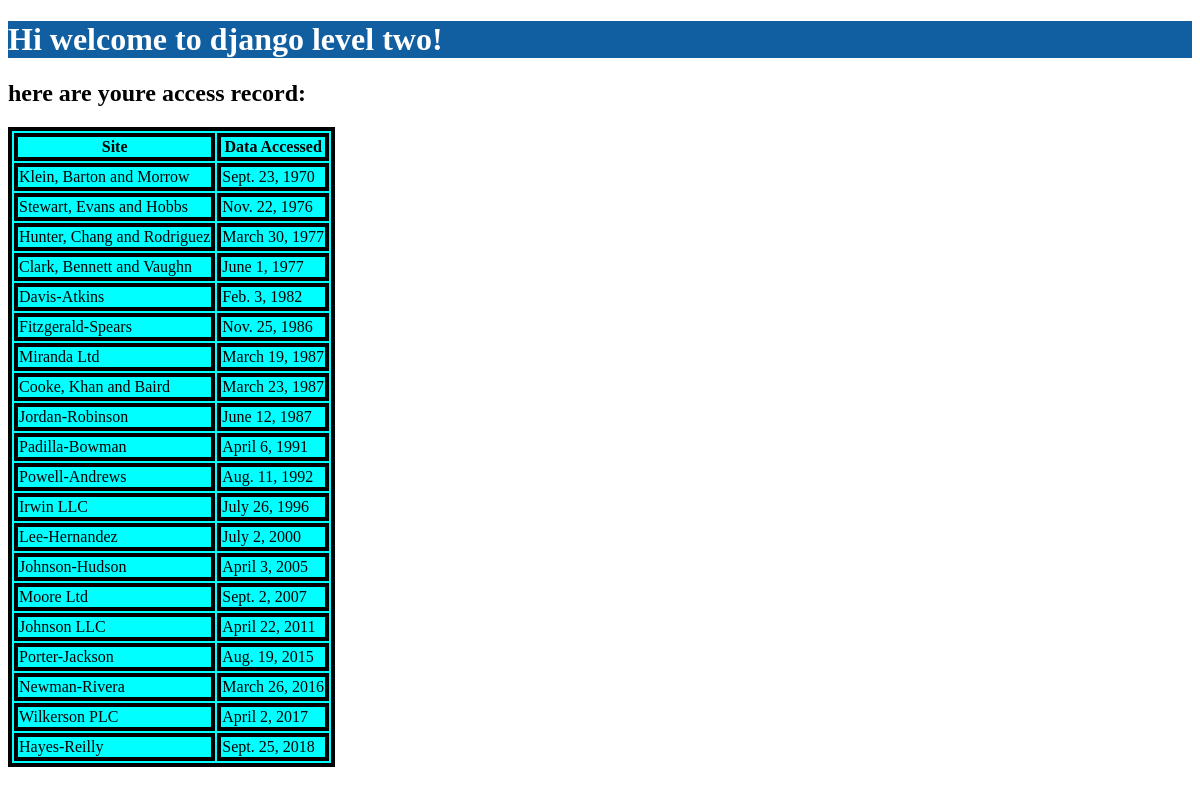
The page / on the database its author committed.
### first_app/models.py (models this page shows, shortened)
class AccessRecord(models.Model):
    name = models.ForeignKey('first_app.Webpage', on_delete=models.CASCADE)
    date = models.DateField()

class Webpage(models.Model):
    topic = models.ForeignKey('first_app.Topic', on_delete=models.CASCADE)
    name = models.CharField(max_length=264, unique=True)
    url = models.URLField(unique=True)
    def __str__(self):
        return self.name

### first_app/views.py (the view)
# urls.py: path('',views.index)
def index(request):
    webpages_list = AccessRecord.objects.order_by('date')
    date_dict = {'access_records': webpages_list}
    return render(request, 'first_app/index.html', context=date_dict)

### templates/first_app/index.html (shortened to what this page needs)
<!DOCTYPE html>
<html lang="en">
    {% load static %}
<head>
    <link rel="stylesheet" href="{% static 'css/mystyl.css' %}">
</head>
<body>
    <h1>Hi welcome to django level two!</h1>
    <h2>here are youre access record:</h2>
    <div class="djangotwo">
        {% if access_records %}
        <table id='m'>
            <tr>
                <th>Site</th>
                <th>Data Accessed</th>
            </tr>
        {% for acc in access_records %}
        <tr>
            <td>{{acc.name}}</td>
            <td>{{ acc.date}}</td>
        </tr>
        {% endfor %}
        </table>
        {% else %}
        <p>No Aceess record found</p>
        {% endif %}
    </div>
</body>
</html>

### static/css/mystyl.css (style rules this page uses)
h1 { color:white; background-color: rgb(17, 94, 161); border-radius: 8px solid black; }
#m { border: 4px solid black; background-color: aqua; }
td,tr,th { border: 4px solid black; }

### rows shown on the page
AccessRecord: name "Klein, Barton and Morrow", date "Sept. 23, 1970"
AccessRecord: name "Stewart, Evans and Hobbs", date "Nov. 22, 1976"
AccessRecord: name "Hunter, Chang and Rodriguez", date "March 30, 1977"
AccessRecord: name "Clark, Bennett and Vaughn", date "June 1, 1977"
AccessRecord: name "Davis-Atkins", date "Feb. 3, 1982"
AccessRecord: name "Fitzgerald-Spears", date "Nov. 25, 1986"
AccessRecord: name "Miranda Ltd", date "March 19, 1987"
AccessRecord: name "Cooke, Khan and Baird", date "March 23, 1987"
AccessRecord: name "Jordan-Robinson", date "June 12, 1987"
AccessRecord: name "Padilla-Bowman", date "April 6, 1991"
AccessRecord: name "Powell-Andrews", date "Aug. 11, 1992"
AccessRecord: name "Irwin LLC", date "July 26, 1996"
AccessRecord: name "Lee-Hernandez", date "July 2, 2000"
AccessRecord: name "Johnson-Hudson", date "April 3, 2005"
AccessRecord: name "Moore Ltd", date "Sept. 2, 2007"
AccessRecord: name "Johnson LLC", date "April 22, 2011"
AccessRecord: name "Porter-Jackson", date "Aug. 19, 2015"
AccessRecord: name "Newman-Rivera", date "March 26, 2016"
AccessRecord: name "Wilkerson PLC", date "April 2, 2017"
AccessRecord: name "Hayes-Reilly", date "Sept. 25, 2018"
